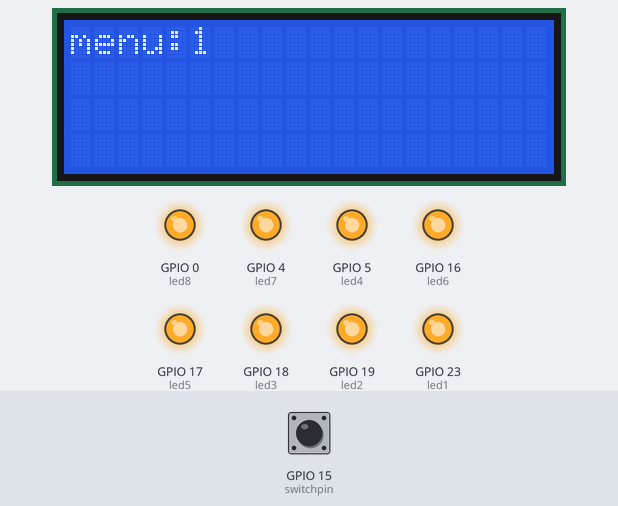
This program was run on a simulated ESP32. Shown: 20×4 character LCD, output pins drawn as LEDs (lit = HIGH). Dashed ring = blinking. Inputs (shaded band) come from the test bench; at power-on: GPIO 15 (switchpin) HIGH.

Above: at 1.2 s.
1.3 s: GPIO 15 (switchpin) pulled LOW for 3.2 s
At 2.33 s:
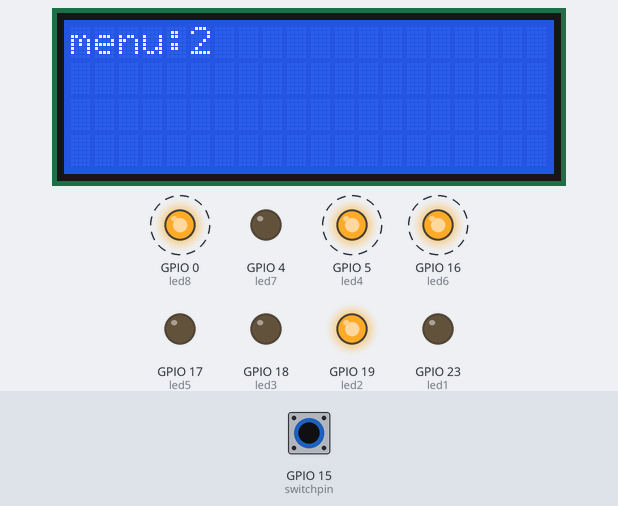
6.0 s: GPIO 15 (switchpin) pulled LOW for 1.8 s
At 6.39 s:
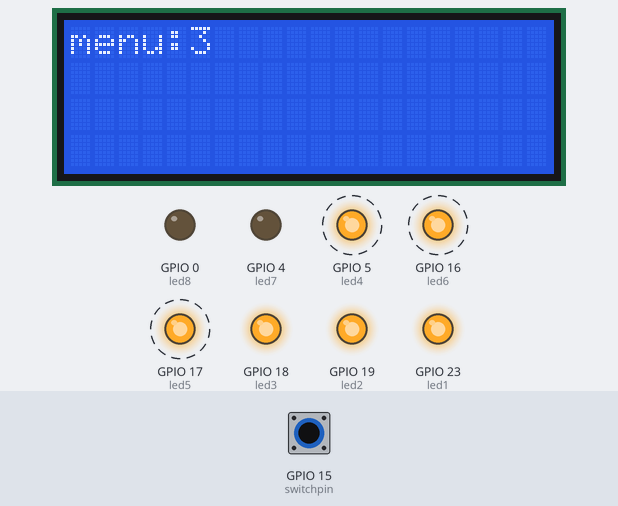
At 7.34 s:
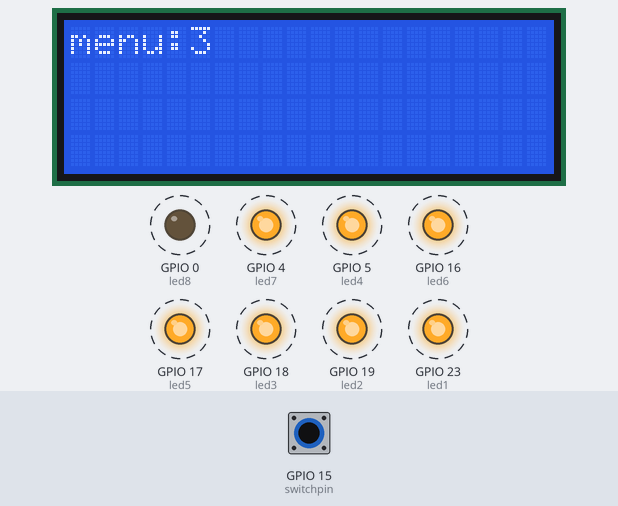
9.3 s: GPIO 15 (switchpin) pulsed LOW 2 times (0.12 s each, 0.3 s apart)
Timing chart, 0 to 30.0 s (numbered marks = the images above; inputs shaded):
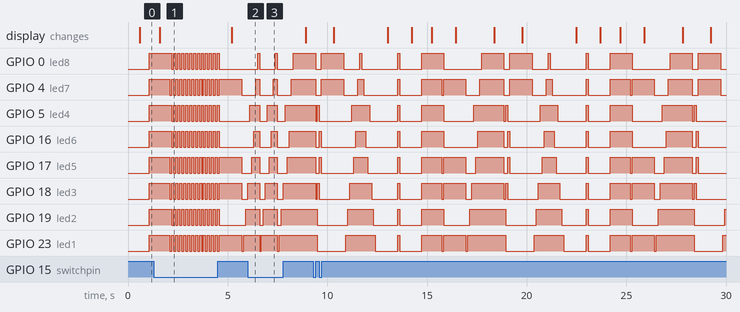

The program:

main.cpp
```cpp
// Library version:1.1.5
// Example of picking custom I2C pins on ESP32

#include <Arduino.h>
#include <Wire.h>
#include <LiquidCrystal_I2C.h>

#define I2C_SDA 21
#define I2C_SCL 22

int switchpin = 15;
int switchstate = 0;


#define led1 23
#define led2 19
#define led3 18
#define led4 5
#define led5 17
#define led6 16
#define led7 4
#define led8 0

LiquidCrystal_I2C lcd(0x27, 20, 4);
void setup(){
  lcd.init(I2C_SDA, I2C_SCL); // initialize the lcd to use user defined I2C pins
	lcd.backlight();
	lcd.setCursor(0,0);
	lcd.print("menu");

pinMode(15,INPUT_PULLUP);
pinMode(led1,OUTPUT);
  pinMode(led2,OUTPUT);
  pinMode(led3,OUTPUT);
  pinMode(led4,OUTPUT);
  pinMode(led5,OUTPUT);
  pinMode(led6,OUTPUT);
  pinMode(led7,OUTPUT);
  pinMode(led8,OUTPUT);
}


void loop(){
  static int menu = 0;
  int switchstate = digitalRead(switchpin);
  if (switchstate == HIGH){
    delay(500);
    menu = (menu % 6) + 1;
    lcd.clear();
    lcd.setCursor(0, 0);
    lcd.print("menu:");
    lcd.print(menu);
    delay(500);
  }
  if ( menu == 1){
    digitalWrite(led1,HIGH);
  digitalWrite(led2,HIGH);
  digitalWrite(led3,HIGH);
  digitalWrite(led4,HIGH);
  digitalWrite(led5,HIGH);
  digitalWrite(led6,HIGH);
  digitalWrite(led7,HIGH);
  digitalWrite(led8,HIGH);
  }
  else if (menu == 2)
  {
    digitalWrite(led2,HIGH);
    digitalWrite(led4,HIGH);
    digitalWrite(led6,HIGH);
    digitalWrite(led8,HIGH);
    digitalWrite(led1,LOW);
    digitalWrite(led3,LOW);
    digitalWrite(led5,LOW);
    digitalWrite(led7,LOW);
    delay(100);
    digitalWrite(led1,HIGH);
    digitalWrite(led3,HIGH);
    digitalWrite(led5,HIGH);
    digitalWrite(led7,HIGH);

    digitalWrite(led2,LOW);
    digitalWrite(led4,LOW);
    digitalWrite(led6,LOW);
    digitalWrite(led8,LOW);
delay(100);
  }
  else if (menu == 3){
    digitalWrite(led1,LOW);
  digitalWrite(led2,LOW);
  digitalWrite(led3,LOW);
  digitalWrite(led4,LOW);
  digitalWrite(led5,LOW);
  digitalWrite(led6,LOW);
  digitalWrite(led7,LOW);
  digitalWrite(led8,LOW);
  delay(100);
digitalWrite(led1,HIGH);
delay(100);
  digitalWrite(led2,HIGH);
  delay(100);
  digitalWrite(led3,HIGH);
  delay(100);
  digitalWrite(led4,HIGH);
  delay(100);
  digitalWrite(led5,HIGH);
  delay(100);
  digitalWrite(led6,HIGH);
  delay(100);
  digitalWrite(led7,HIGH);
  delay(100);
  digitalWrite(led8,HIGH);
  delay(100);
  }
  else if (menu == 4){
     digitalWrite(led1,HIGH);
  digitalWrite(led2,HIGH);
  digitalWrite(led3,LOW);
  digitalWrite(led4,LOW);
  digitalWrite(led5,LOW);
  digitalWrite(led6,LOW);
  digitalWrite(led7,LOW);
  digitalWrite(led8,LOW);
  delay(100);
   digitalWrite(led1,LOW);
  digitalWrite(led2,LOW);
  digitalWrite(led3,HIGH);
  digitalWrite(led4,HIGH);
  digitalWrite(led5,LOW);
  digitalWrite(led6,LOW);
  digitalWrite(led7,LOW);
  digitalWrite(led8,LOW);
  delay(100);
   digitalWrite(led1,LOW);
  digitalWrite(led2,LOW);
  digitalWrite(led3,LOW);
  digitalWrite(led4,LOW);
  digitalWrite(led5,HIGH);
  digitalWrite(led6,HIGH);
  digitalWrite(led7,LOW);
  digitalWrite(led8,LOW);
  delay(100);
   digitalWrite(led1,LOW);
  digitalWrite(led2,LOW);
  digitalWrite(led3,LOW);
  digitalWrite(led4,LOW);
  digitalWrite(led5,LOW);
  digitalWrite(led6,LOW);
  digitalWrite(led7,HIGH);
  digitalWrite(led8,HIGH);
  delay(100);
  }
  else if(menu == 5){
    digitalWrite(led1,LOW);
  digitalWrite(led2,LOW);
  digitalWrite(led3,LOW);
  digitalWrite(led4,LOW);
  digitalWrite(led5,LOW);
  digitalWrite(led6,LOW);
  digitalWrite(led7,LOW);
  digitalWrite(led8,LOW);
  delay(100);
   digitalWrite(led1,HIGH);
   delay(100);
  digitalWrite(led2,HIGH);
   delay(100);
  digitalWrite(led3,HIGH);
   delay(100);
  digitalWrite(led4,HIGH);
   delay(100);
  digitalWrite(led5,HIGH);
   delay(100);
  digitalWrite(led6,HIGH);
   delay(100);
  digitalWrite(led7,HIGH);
   delay(100);
  digitalWrite(led8,HIGH);
   delay(100);
   digitalWrite(led8,LOW);
   delay(100);
  digitalWrite(led7,LOW);
  delay(100);
  digitalWrite(led6,LOW);
  delay(100);
  digitalWrite(led5,LOW);
  delay(100);
  digitalWrite(led4,LOW);
  delay(100);
  digitalWrite(led3,LOW);
  delay(100);
  digitalWrite(led2,LOW);
  delay(100);
  digitalWrite(led1,LOW);
  delay(100);

  }
  else if(menu == 6){

    digitalWrite(led1,HIGH);
  digitalWrite(led2,HIGH);
  digitalWrite(led3,HIGH);
  digitalWrite(led4,HIGH);
  digitalWrite(led5,HIGH);
  digitalWrite(led6,HIGH);
  digitalWrite(led7,HIGH);
  digitalWrite(led8,HIGH);
  delay(100);
  digitalWrite(led1,LOW);
  digitalWrite(led2,LOW);
  digitalWrite(led3,LOW);
  digitalWrite(led4,LOW);
  digitalWrite(led5,LOW);
  digitalWrite(led6,LOW);
  digitalWrite(led7,LOW);
  digitalWrite(led8,LOW);
  delay(100);
  }
}
```

week4.cpp
```cpp

```

Measured:
- after the input at 6.0 s, GPIO 0 (led8): alternates HIGH for 0.10 s and LOW for 0.80 s, starting after 0.60 s; GPIO 4 (led7): alternates HIGH for 0.20 s and LOW for 0.70 s, starting after 0.60 s
- by itself, GPIO 0 (led8): alternates HIGH for 0.10 s and LOW for 0.10 s, 25 changes in all, then stays LOW
- by itself, GPIO 19 (led2): repeats every 9.5 s: HIGH 1.3 s, LOW 1.2 s, HIGH 0.10 s, LOW 1.1 s, HIGH 1.1 s, LOW 1.3 s, HIGH 1.8 s, LOW 1.5 s
- by itself, GPIO 5 (led4): repeats every 9.5 s: HIGH 0.10 s, LOW 1.6 s, HIGH 0.90 s, LOW 1.4 s, HIGH 0.10 s, LOW 1.1 s, HIGH 1.1 s, LOW 1.5 s, HIGH 1.5 s, LOW 0.10 s
- by itself, GPIO 23 (led1): repeats every 9.5 s: HIGH 1.5 s, LOW 1.1 s, HIGH 0.10 s, LOW 1.1 s, HIGH 1.0 s, LOW 0.10 s, HIGH 1.1 s, LOW 0.10 s, HIGH 1.9 s, LOW 1.4 s
